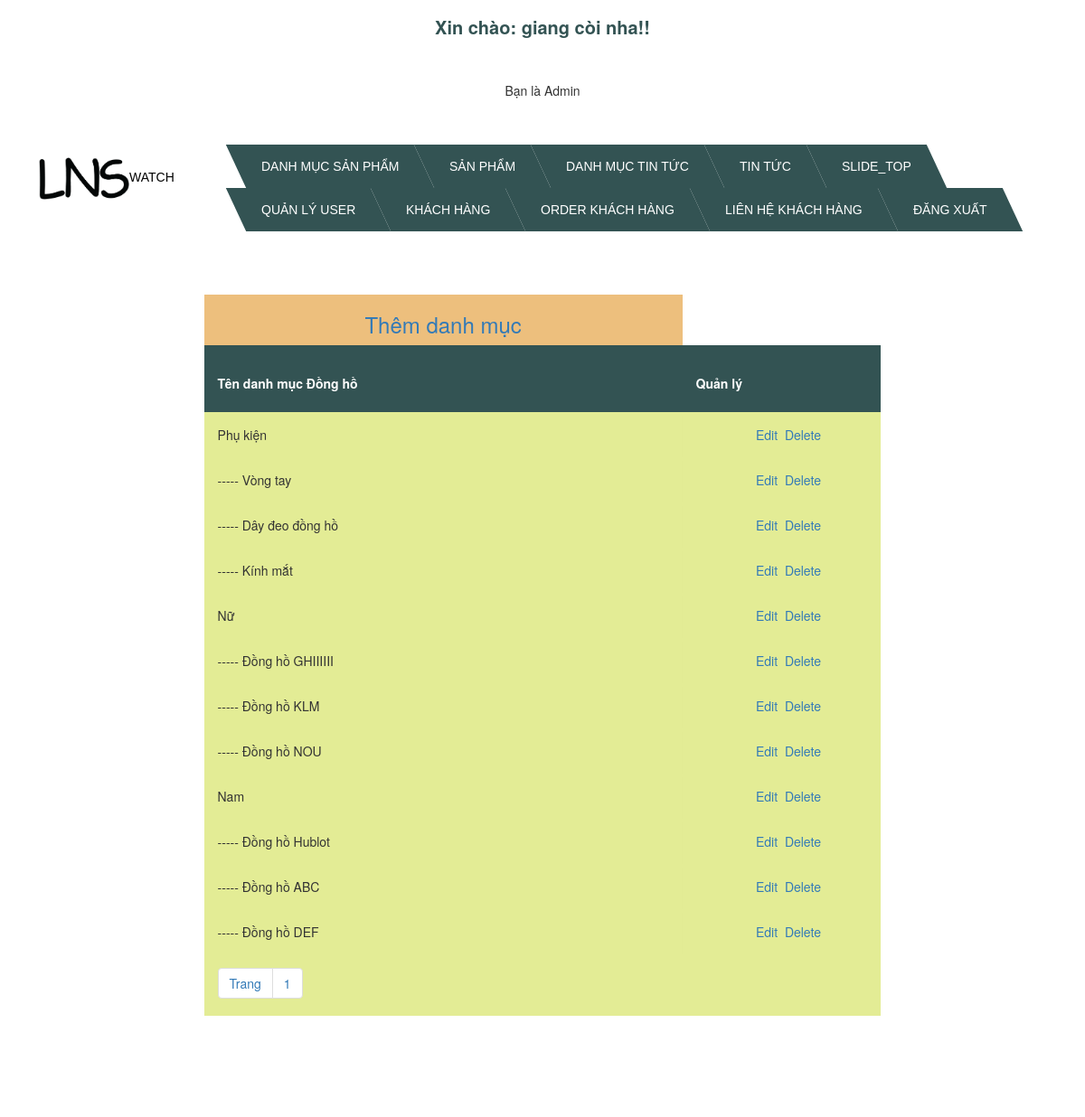
Screenshot of /admin.php?controller=category_watch (signed in) with the database file from the repository.
### tables this page shows
CREATE TABLE `category_watch` (
  `pk_category_watch_id` int(11) NOT NULL,
  `name` varchar(500) NOT NULL,
  `parent_id` int(11) NOT NULL
);

### model/model.php (called while the page is built, shortened)
<?php
	class model{
		public static function list_all($sql){
			global $db;
			$result = mysqli_query($db,$sql) or die("Không truy vấn được 1");
			$arr = array();
			while($rows = mysqli_fetch_object($result))
				$arr[] = $rows;
			return $arr;
		}
		public static function num_rows($sql){
			global $db;
			$result = mysqli_query($db,$sql) or die("Không truy vấn được 4");
			return mysqli_num_rows($result);
		}
	}
 ?>

### view/backend/category_watch.php (the view, shortened to what this page needs)
<table class="container">
  <?php if($_SESSION["admin_id"]==1) { ?>
  <tr>
    <td style="text-align: center; padding: 0; background-color: #edbf7d; color: white;"><a href="admin.php?controller=category_watch&action=add"><h3>Thêm danh mục</h3></a></td>
  </tr>
  <?php } ?>
    <tr>
      <th><h1>Tên danh mục Đồng hồ</h1></th>
      <?php if($_SESSION["admin_id"]==1) { ?>
      <th><h1>Quản lý</h1></th>
    <?php } ?>
    </tr>
  <tbody>
    <?php foreach ($data as $rows): ?>
    <tr>
      <td><?php echo $rows->name; ?></td>
      <?php if($_SESSION["admin_id"]==1) { ?>
      <td style="text-align:center;">
            <a href="admin.php?controller=category_watch&action=edit&id=<?php echo $rows->pk_category_watch_id; ?>">Edit</a>&nbsp;
            <a href="admin.php?controller=category_watch&action=delete&id=<?php echo $rows->pk_category_watch_id; ?>" onclick="return window.confirm('Are you sure?');">Delete</a>
          </td>
        <?php } ?>
    </tr>
          <?php
            $child = model::list_all("select * from category_watch where parent_id=$rows->pk_category_watch_id");
            foreach($child as $rows_child):
           ?>
           <tr>
          <td>----- <?php echo $rows_child->name; ?></td>
          <?php if($_SESSION["admin_id"]==1) { ?>
          <td style="text-align:center">
            <a href="admin.php?controller=category_watch&action=edit&id=<?php echo $rows_child->pk_category_watch_id; ?>">Edit</a>&nbsp;
            <a href="admin.php?controller=category_watch&action=delete&id=<?php echo $rows_child->pk_category_watch_id; ?>" onclick="return window.confirm('Are you sure?');">Delete</a>
          </td>
        <?php } ?>
        </tr>
          <?php endforeach; ?>
    <?php endforeach; ?>
    <tr>
    <td colspan="3">
      <ul class="pagination">
        <li class="page"><a class="page-item" href="#">Trang</a></li>
        <?php for($i = 1; $i <= $num_page; $i++): ?>
        <li class="page"><a class="page-item" href="admin.php?controller=category_watch&p=<?php echo $i; ?>"><?php echo $i; ?></a></li>
        <?php endfor; ?></td>
        </tr>
  </tbody>
</table>

### public/backend/css_admin/style.css (style rules this page uses)
body { font-family: 'Open Sans', sans-serif; font-weight: 300; line-height: 1.42em; color:#A7A1AE; background-color:#1F2739; }
h1 { font-size:3em; font-weight: 300; line-height:1em; text-align: center; color: #4DC3FA; }
.container th h1 { font-weight: bold; font-size: 1em; text-align: left; color:white; }
.container td { font-weight: normal; font-size: 1em; -webkit-box-shadow: 0 2px 2px -2px #0E1119; -moz-box-shadow: 0 2px 2px -2px #0E1119; box-shadow: 0 2px 2px -2px #0E1119; }
.container { text-align: left; overflow: hidden; width: 80%; margin: 0 auto; display: table; padding: 0 0 8em 0; }
.container td, .container th { padding-bottom: 2%; padding-top: 2%; padding-left:2%; }
.container th { background-color: #335353; }
.container td { background-color: #e3ec95; }

### view/backend/category_watch.php (style rules this page uses)
.pagination { padding:0px; margin:0px; }

### rows the page displays
category_watch: name "Phụ kiện"
category_watch: name "Vòng tay"
category_watch: name "Dây đeo đồng hồ"
category_watch: name "Kính mắt"
category_watch: name "Nữ"
category_watch: name "Đồng hồ GHIIIIII"
category_watch: name "Đồng hồ KLM"
category_watch: name "Đồng hồ NOU"
category_watch: name "Nam"
category_watch: name "Đồng hồ Hublot"
category_watch: name "Đồng hồ ABC"
category_watch: name "Đồng hồ DEF"

### other values shown
$_SESSION["username"] "giang còi"
